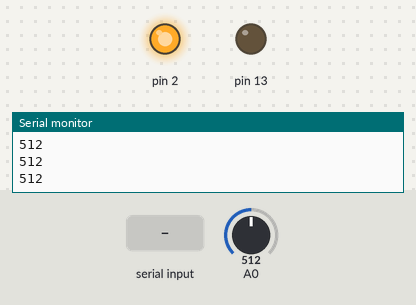
The sketch below on a simulated Arduino Uno, built with avr-gcc and run on an emulated ATmega328P. On the bench: output pins drawn as LEDs (lit = HIGH), the last lines printed to the serial monitor. The test bench sets the inputs (shaded band); at power-on: A0 = 512.

Above: at 1.2 s.
1.3 s: "F" received over Serial
At 2.4 s:
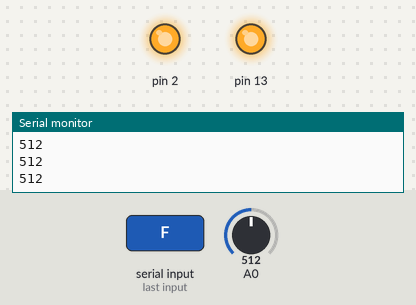
2.8 s: A0 set to 488
At 3.7 s:
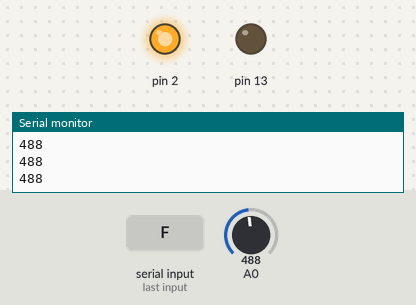
Timing chart, 0 to 5.8 s (numbered marks = the images above; inputs shaded):
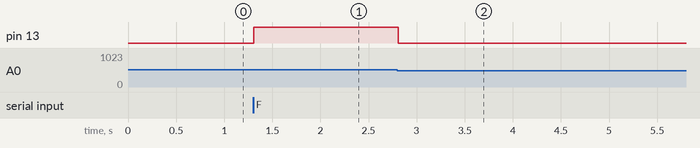

The sketch:

Card_Thrower.ino
```cpp
void setup() {
  Serial.begin(9600);
  pinMode(13, OUTPUT);
  pinMode(2, OUTPUT);
  digitalWrite(2, 1);

  digitalWrite(13, 0);
}

void loop() {

  int ir = analogRead(A0);
    Serial.println(ir);

  if (Serial.available())
  {
    char temp = Serial.read();
    if (temp == 'F')
    {
      digitalWrite(13, 1);
      delay(100);
    }

  }
  else if (ir < 500)
  {
    digitalWrite(13, 0);
    delay(100);
  }
}
```

Measured:
- the behaviour switches between 500 and 499 on A0 (found by bisection; images 1 and 2)
- after the input at 1.3 s, pin 13: LOW → HIGH at once
- after the input at 2.8 s, pin 13: HIGH → LOW at once
